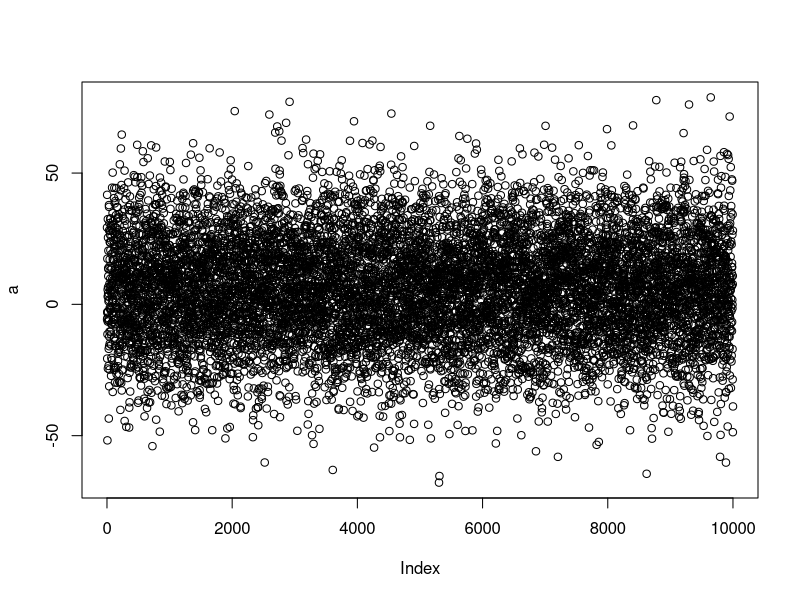
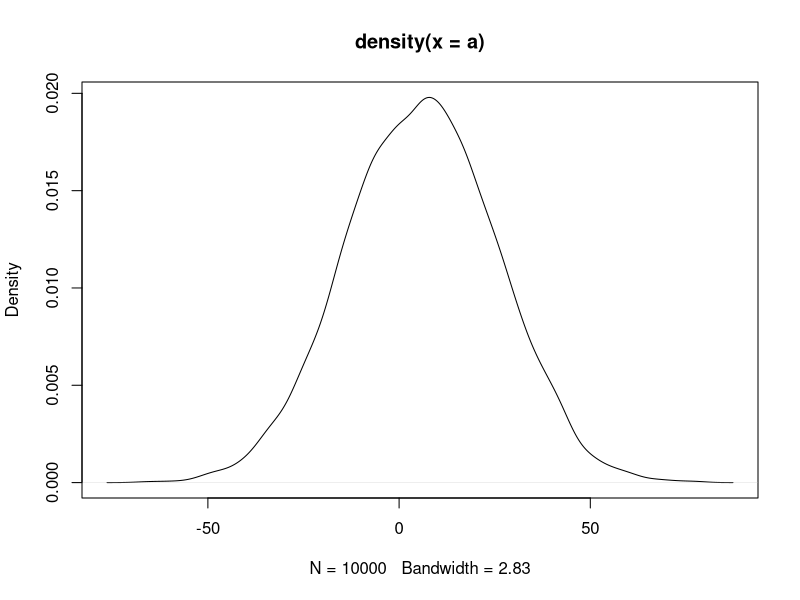
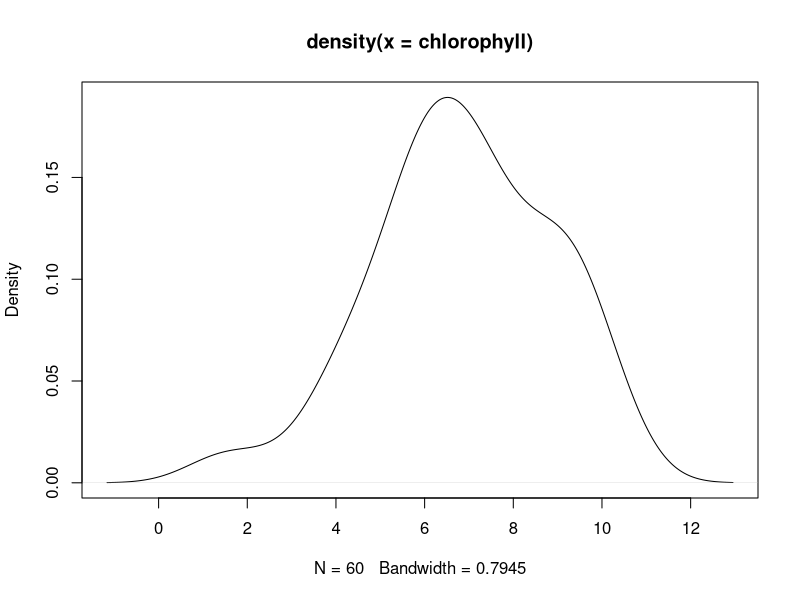
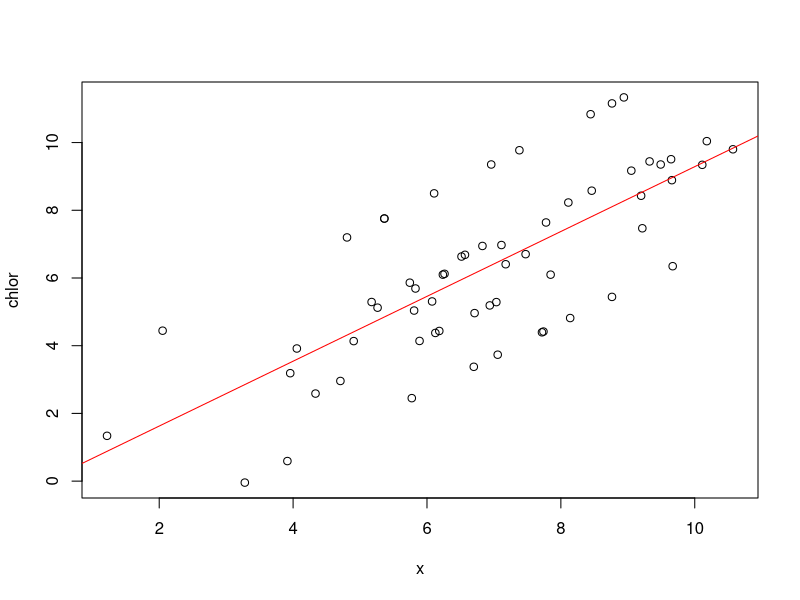
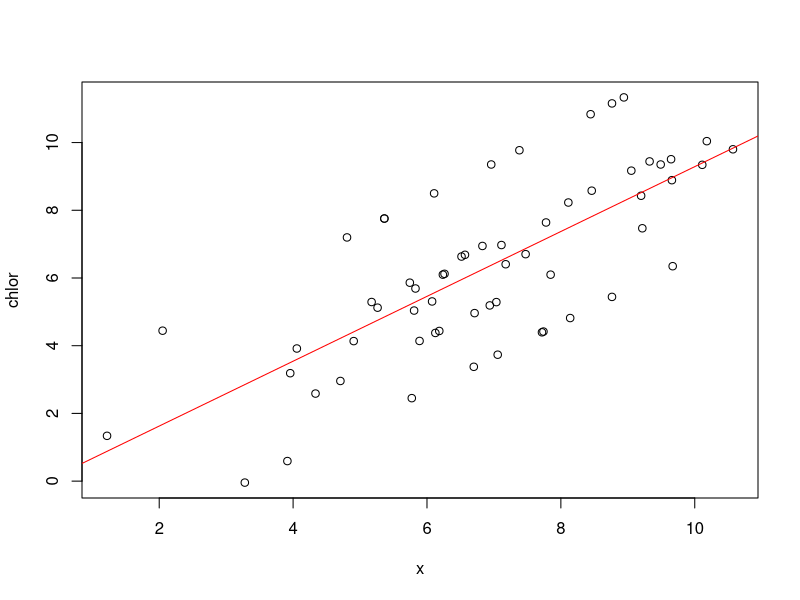

Recreate these plots in R, in order.
set.seed(20) # Always set seed so random numbers can be recovered
a <- rnorm(1e4, mean = 6, sd = 20) # Generate some random numbers according to a normal distribution
plot(a) # Show a normal distribution
plot(density(a))

##### Simple distribution plot first using 'real' values
set.seed(20)
chlorophyll <- rnorm(60, mean = 7, sd = 2) # Simulating some chlorophyll values; SD and mean come from
# Assemble experiment
plot(density(chlorophyll))

##### Now including an error term
set.seed(20)
x <-rnorm(60, mean = 7, sd = 2) # Data generating process
e <- rnorm(6, sd = 2) # Error
chlor <- x + e # Add the error and the data generating process
summary(chlor)
plot(x, chlor) # Plot these data
m1 <- lm(chlor ~ x) # Model of the relationship between x and chlorophyll
summary(m1) # Can see the model predicts they are strongly related, with an estimate of nearly 1. 
abline(m1$coef[1], m1$coef[2], col = "red")

#####
set.seed(20)
x <-rnorm(60, mean = 7, sd = 2) # Data generating process
e <- rnorm(6, sd = 2) # Error
chlor <- x + e # Add the error and the data generating process
summary(chlor)
plot(x, chlor) # Plot these data
m1 <- lm(chlor ~ x) # Model of the relationship between x and chlorophyll
summary(m1) # Can see the model predicts they are strongly related, with an estimate of nearly 1. 
abline(m1$coef[1], m1$coef[2], col = "red")

##### Next, need simulate with different groups
set.seed(16)
ngroup <- 2
nrep <- 10
b0 <- 5
b1 <- -2
sd <- 2
group <- rep( c("group1", "group2"), each = nrep) # 10 group 1s, 10 group 2s
eps <- rnorm(ngroup*nrep, mean = 0, sd = sd) # Error term for each observation
growth <- b0 + b1*(group == "group2") + eps # Create the simulated response; growth is now given by a true
# group mean for group1 (b0), a mean for group2 which is 2 less than group1 (b1 = -2; -2*group 2 in 
# formula), and an error epsilon (eps).

growthfit <- lm(growth ~ group)
summary(growthfit)

# This is one model, but we want to know how it functions over the long run. So let's create (borrow) a 
# function to do this:

twogroup_fun <- function(nrep = 10, b0 = 5, b1 = -2, sigma = 2){
  ngroup = 2
  group = rep(c("group1", "group2"), each = nrep)
  eps = rnorm(ngroup*nrep, 0, sigma)
  growth = b0 + b1*(group=="group2") + eps
  growthfit = lm(growth ~ group)
  growthfit
}

# This function is using the same parameters as above. 

# Now test the function

set.seed(16)
twogroup_fun()
twogroup_fun(sigma=1) # Example of how to change an element of the function

### Now repeat the function

sims <- replicate(1e3, twogroup_fun(), simplify = F)













